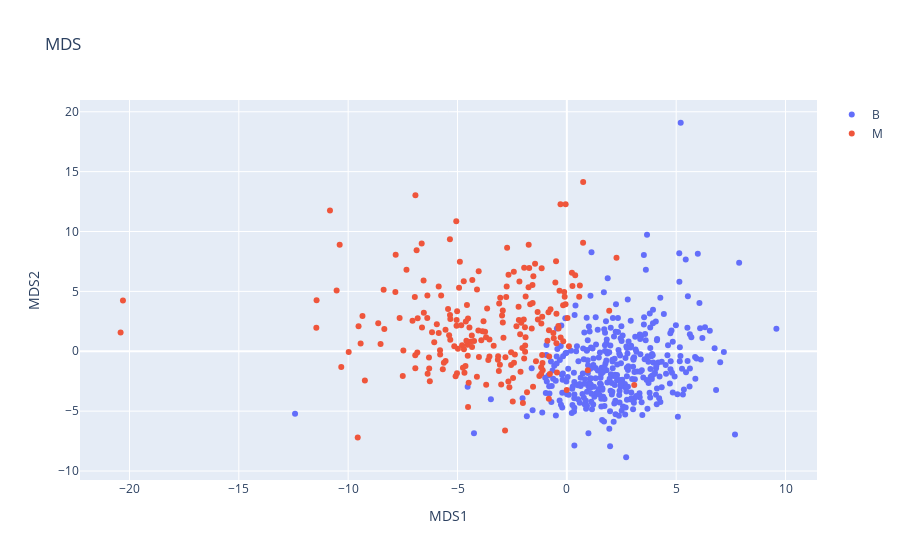

Notebook cell for this chart:
### Code cell
#MDS2 plot

fig = go.Figure()

for diag in ['B', 'M']:
    mds_df_diag = mds_df[mds_df['diagnosis'] == diag]
    fig.add_trace(go.Scatter(x=mds_df_diag['MDS1'], y=mds_df_diag['MDS2'], mode='markers', name=diag))

fig.update_layout(title='MDS', xaxis_title='MDS1', yaxis_title='MDS2')

fig.show()

### Figure 1 — Plotly figure (JSON) as saved in the notebook; plotly's stock layout.template omitted (floating-point values rounded to 4 significant figures; data arrays with more than 128 entries replaced by an {"elided": "..."} marker saying what was removed)
{"data": [{"mode": "markers", "name": "B", "type": "scatter", "x": {"elided": "357 float values"}, "y": {"elided": "357 float values"}}, {"mode": "markers", "name": "M", "type": "scatter", "x": {"elided": "212 float values"}, "y": {"elided": "212 float values"}}], "layout": {"title": {"text": "MDS"}, "xaxis": {"title": {"text": "MDS1"}}, "yaxis": {"title": {"text": "MDS2"}}}}
